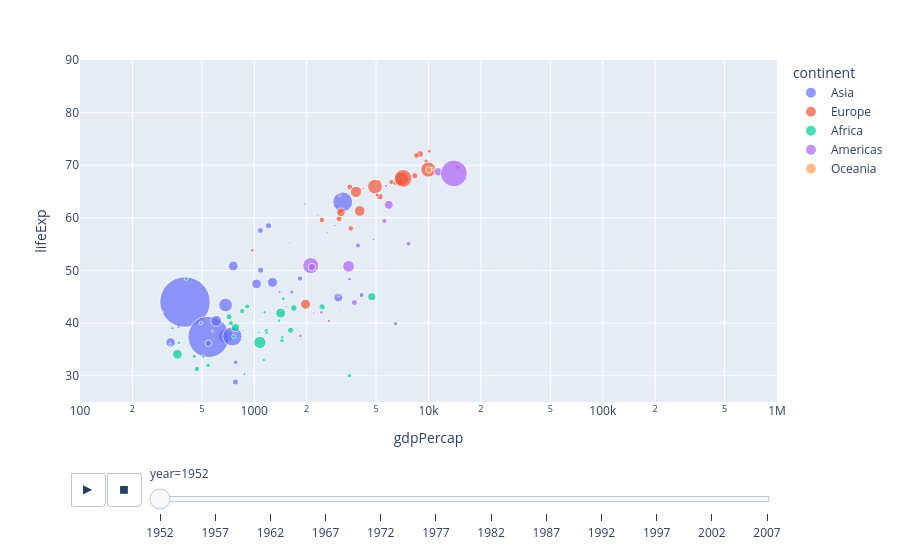

Here is the notebook cell this chart was saved with:
### Code cell
import plotly.express as px
df = px.data.gapminder()
px.scatter(df, x="gdpPercap", y="lifeExp", animation_frame="year", animation_group="country",
           size="pop", color="continent", hover_data="country",
           log_x=True, size_max=55, range_x=[100,1000000], range_y=[25,90])

### Figure 1 — Plotly figure (JSON) as saved in the notebook; plotly's stock layout.template omitted (floating-point values rounded to 4 significant figures)
{"data": [{"customdata": [["Afghanistan"], ["Bahrain"], ["Bangladesh"], ["Cambodia"], ["China"], ["Hong Kong, China"], ["India"], ["Indonesia"], ["Iran"], ["Iraq"], ["Israel"], ["Japan"], ["Jordan"], ["Korea, Dem. Rep."], ["Korea, Rep."], ["Kuwait"], ["Lebanon"], ["Malaysia"], ["Mongolia"], ["Myanmar"], ["Nepal"], ["Oman"], ["Pakistan"], ["Philippines"], ["Saudi Arabia"], ["Singapore"], ["Sri Lanka"], ["Syria"], ["Taiwan"], ["Thailand"], ["Vietnam"], ["West Bank and Gaza"], ["Yemen, Rep."]], "hovertemplate": "continent=Asia<br>year=1952<br>gdpPercap=%{x}<br>lifeExp=%{y}<br>pop=%{marker.size}<br>country=%{customdata[0]}<extra></extra>", "ids": ["Afghanistan", "Bahrain", "Bangladesh", "Cambodia", "China", "Hong Kong, China", "India", "Indonesia", "Iran", "Iraq", "Israel", "Japan", "Jordan", "Korea, Dem. Rep.", "Korea, Rep.", "Kuwait", "Lebanon", "Malaysia", "Mongolia", "Myanmar", "Nepal", "Oman", "Pakistan", "Philippines", "Saudi Arabia", "Singapore", "Sri Lanka", "Syria", "Taiwan", "Thailand", "Vietnam", "West Bank and Gaza", "Yemen, Rep."], "legendgroup": "Asia", "marker": {"color": "#636efa", "size": [8425333, 120447, 46886859, 4693836, 556263527, 2125900, 372000000, 82052000, 17272000, 5441766, 1620914, 86459025, 607914, 8865488, 20947571, 160000, 1439529, 6748378, 800663, 20092996, 9182536, 507833, 41346560, 22438691, 4005677, 1127000, 7982342, 3661549, 8550362, 21289402, 26246839, 1030585, 4963829], "sizemode": "area", "sizeref": 435900.0, "symbol": "circle"}, "mode": "markers", "name": "Asia", "orientation": "v", "showlegend": true, "type": "scatter", "x": [779.4, 9867.0, 684.2, 368.5, 400.4, 3054.0, 546.6, 749.7, 3035.0, 4130.0, 4087.0, 3217.0, 1547.0, 1088.0, 1031.0, 108400.0, 4835.0, 1831.0, 786.6, 331.0, 545.9, 1828.0, 684.6, 1273.0, 6460.0, 2315.0, 1084.0, 1643.0, 1207.0, 757.8, 605.1, 1516.0, 781.7], "xaxis": "x", "y": [28.8, 50.94, 37.48, 39.42, 44.0, 60.96, 37.37, 37.47, 44.87, 45.32, 65.39, 63.03, 43.16, 50.06, 47.45, 55.56, 55.93, 48.46, 42.24, 36.32, 36.16, 37.58, 43.44, 47.75, 39.88, 60.4, 57.59, 45.88, 58.5, 50.85, 40.41, 43.16, 32.55], "yaxis": "y"}, {"customdata": [["Albania"], ["Austria"], ["Belgium"], ["Bosnia and Herzegovina"], ["Bulgaria"], ["Croatia"], ["Czech Republic"], ["Denmark"], ["Finland"], ["France"], ["Germany"], ["Greece"], ["Hungary"], ["Iceland"], ["Ireland"], ["Italy"], ["Montenegro"], ["Netherlands"], ["Norway"], ["Poland"], ["Portugal"], ["Romania"], ["Serbia"], ["Slovak Republic"], ["Slovenia"], ["Spain"], ["Sweden"], ["Switzerland"], ["Turkey"], ["United Kingdom"]], "hovertemplate": "continent=Europe<br>year=1952<br>gdpPercap=%{x}<br>lifeExp=%{y}<br>pop=%{marker.size}<br>country=%{customdata[0]}<extra></extra>", "ids": ["Albania", "Austria", "Belgium", "Bosnia and Herzegovina", "Bulgaria", "Croatia", "Czech Republic", "Denmark", "Finland", "France", "Germany", "Greece", "Hungary", "Iceland", "Ireland", "Italy", "Montenegro", "Netherlands", "Norway", "Poland", "Portugal", "Romania", "Serbia", "Slovak Republic", "Slovenia", "Spain", "Sweden", "Switzerland", "Turkey", "United Kingdom"], "legendgroup": "Europe", "marker": {"color": "#EF553B", "size": [1282697, 6927772, 8730405, 2791000, 7274900, 3882229, 9125183, 4334000, 4090500, 42459667, 69145952, 7733250, 9504000, 147962, 2952156, 47666000, 413834, 10381988, 3327728, 25730551, 8526050, 16630000, 6860147, 3558137, 1489518, 28549870, 7124673, 4815000, 22235677, 50430000], "sizemode": "area", "sizeref": 435900.0, "symbol": "circle"}, "mode": "markers", "name": "Europe", "orientation": "v", "showlegend": true, "type": "scatter", "x": [1601.0, 6137.0, 8343.0, 973.5, 2444.0, 3119.0, 6876.0, 9692.0, 6425.0, 7030.0, 7144.0, 3531.0, 5264.0, 7268.0, 5210.0, 4931.0, 2648.0, 8942.0, 10100.0, 4029.0, 3068.0, 3145.0, 3581.0, 5075.0, 4215.0, 3834.0, 8528.0, 14730.0, 1969.0, 9980.0], "xaxis": "x", "y": [55.23, 66.8, 68.0, 53.82, 59.6, 61.21, 66.87, 70.78, 66.55, 67.41, 67.5, 65.86, 64.03, 72.49, 66.91, 65.94, 59.16, 72.13, 72.67, 61.31, 59.82, 61.05, 58.0, 64.36, 65.57, 64.94, 71.86, 69.62, 43.59, 69.18], "yaxis": "y"}, {"customdata": [["Algeria"], ["Angola"], ["Benin"], ["Botswana"], ["Burkina Faso"], ["Burundi"], ["Cameroon"], ["Central African Republic"], ["Chad"], ["Comoros"], ["Congo, Dem. Rep."], ["Congo, Rep."], ["Cote d'Ivoire"], ["Djibouti"], ["Egypt"], ["Equatorial Guinea"], ["Eritrea"], ["Ethiopia"], ["Gabon"], ["Gambia"], ["Ghana"], ["Guinea"], ["Guinea-Bissau"], ["Kenya"], ["Lesotho"], ["Liberia"], ["Libya"], ["Madagascar"], ["Malawi"], ["Mali"], ["Mauritania"], ["Mauritius"], ["Morocco"], ["Mozambique"], ["Namibia"], ["Niger"], ["Nigeria"], ["Reunion"], ["Rwanda"], ["Sao Tome and Principe"], ["Senegal"], ["Sierra Leone"], ["Somalia"], ["South Africa"], ["Sudan"], ["Swaziland"], ["Tanzania"], ["Togo"], ["Tunisia"], ["Uganda"], ["Zambia"], ["Zimbabwe"]], "hovertemplate": "continent=Africa<br>year=1952<br>gdpPercap=%{x}<br>lifeExp=%{y}<br>pop=%{marker.size}<br>country=%{customdata[0]}<extra></extra>", "ids": ["Algeria", "Angola", "Benin", "Botswana", "Burkina Faso", "Burundi", "Cameroon", "Central African Republic", "Chad", "Comoros", "Congo, Dem. Rep.", "Congo, Rep.", "Cote d'Ivoire", "Djibouti", "Egypt", "Equatorial Guinea", "Eritrea", "Ethiopia", "Gabon", "Gambia", "Ghana", "Guinea", "Guinea-Bissau", "Kenya", "Lesotho", "Liberia", "Libya", "Madagascar", "Malawi", "Mali", "Mauritania", "Mauritius", "Morocco", "Mozambique", "Namibia", "Niger", "Nigeria", "Reunion", "Rwanda", "Sao Tome and Principe", "Senegal", "Sierra Leone", "Somalia", "South Africa", "Sudan", "Swaziland", "Tanzania", "Togo", "Tunisia", "Uganda", "Zambia", "Zimbabwe"], "legendgroup": "Africa", "marker": {"color": "#00cc96", "size": [9279525, 4232095, 1738315, 442308, 4469979, 2445618, 5009067, 1291695, 2682462, 153936, 14100005, 854885, 2977019, 63149, 22223309, 216964, 1438760, 20860941, 420702, 284320, 5581001, 2664249, 580653, 6464046, 748747, 863308, 1019729, 4762912, 2917802, 3838168, 1022556, 516556, 9939217, 6446316, 485831, 3379468, 33119096, 257700, 2534927, 60011, 2755589, 2143249, 2526994, 14264935, 8504667, 290243, 8322925, 1219113, 3647735, 5824797, 2672000, 3080907], "sizemode": "area", "sizeref": 435900.0, "symbol": "circle"}, "mode": "markers", "name": "Africa", "orientation": "v", "showlegend": true, "type": "scatter", "x": [2449.0, 3521.0, 1063.0, 851.2, 543.3, 339.3, 1173.0, 1071.0, 1179.0, 1103.0, 780.5, 2126.0, 1389.0, 2670.0, 1419.0, 375.6, 328.9, 362.1, 4293.0, 485.2, 911.3, 510.2, 299.9, 853.5, 298.8, 575.6, 2388.0, 1443.0, 369.2, 452.3, 743.1, 1968.0, 1688.0, 468.5, 2424.0, 761.9, 1077.0, 2719.0, 493.3, 879.6, 1450.0, 879.8, 1136.0, 4725.0, 1616.0, 1148.0, 716.7, 859.8, 1468.0, 734.8, 1147.0, 406.9], "xaxis": "x", "y": [43.08, 30.02, 38.22, 47.62, 31.98, 39.03, 38.52, 35.46, 38.09, 40.72, 39.14, 42.11, 40.48, 34.81, 41.89, 34.48, 35.93, 34.08, 37.0, 30.0, 43.15, 33.61, 32.5, 42.27, 42.14, 38.48, 42.72, 36.68, 36.26, 33.69, 40.54, 50.99, 42.87, 31.29, 41.73, 37.44, 36.32, 52.72, 40.0, 46.47, 37.28, 30.33, 32.98, 45.01, 38.63, 41.41, 41.22, 38.6, 44.6, 39.98, 42.04, 48.45], "yaxis": "y"}, {"customdata": [["Argentina"], ["Bolivia"], ["Brazil"], ["Canada"], ["Chile"], ["Colombia"], ["Costa Rica"], ["Cuba"], ["Dominican Republic"], ["Ecuador"], ["El Salvador"], ["Guatemala"], ["Haiti"], ["Honduras"], ["Jamaica"], ["Mexico"], ["Nicaragua"], ["Panama"], ["Paraguay"], ["Peru"], ["Puerto Rico"], ["Trinidad and Tobago"], ["United States"], ["Uruguay"], ["Venezuela"]], "hovertemplate": "continent=Americas<br>year=1952<br>gdpPercap=%{x}<br>lifeExp=%{y}<br>pop=%{marker.size}<br>country=%{customdata[0]}<extra></extra>", "ids": ["Argentina", "Bolivia", "Brazil", "Canada", "Chile", "Colombia", "Costa Rica", "Cuba", "Dominican Republic", "Ecuador", "El Salvador", "Guatemala", "Haiti", "Honduras", "Jamaica", "Mexico", "Nicaragua", "Panama", "Paraguay", "Peru", "Puerto Rico", "Trinidad and Tobago", "United States", "Uruguay", "Venezuela"], "legendgroup": "Americas", "marker": {"color": "#ab63fa", "size": [17876956, 2883315, 56602560, 14785584, 6377619, 12350771, 926317, 6007797, 2491346, 3548753, 2042865, 3146381, 3201488, 1517453, 1426095, 30144317, 1165790, 940080, 1555876, 8025700, 2227000, 662850, 157553000, 2252965, 5439568], "sizemode": "area", "sizeref": 435900.0, "symbol": "circle"}, "mode": "markers", "name": "Americas", "orientation": "v", "showlegend": true, "type": "scatter", "x": [5911.0, 2677.0, 2109.0, 11370.0, 3940.0, 2144.0, 2627.0, 5587.0, 1398.0, 3522.0, 3048.0, 2428.0, 1840.0, 2195.0, 2899.0, 3478.0, 3112.0, 2480.0, 1952.0, 3759.0, 3082.0, 3023.0, 13990.0, 5717.0, 7690.0], "xaxis": "x", "y": [62.48, 40.41, 50.92, 68.75, 54.74, 50.64, 57.21, 59.42, 45.93, 48.36, 45.26, 42.02, 37.58, 41.91, 58.53, 50.79, 42.31, 55.19, 62.65, 43.9, 64.28, 59.1, 68.44, 66.07, 55.09], "yaxis": "y"}, {"customdata": [["Australia"], ["New Zealand"]], "hovertemplate": "continent=Oceania<br>year=1952<br>gdpPercap=%{x}<br>lifeExp=%{y}<br>pop=%{marker.size}<br>country=%{customdata[0]}<extra></extra>", "ids": ["Australia", "New Zealand"], "legendgroup": "Oceania", "marker": {"color": "#FFA15A", "size": [8691212, 1994794], "sizemode": "area", "sizeref": 435900.0, "symbol": "circle"}, "mode": "markers", "name": "Oceania", "orientation": "v", "showlegend": true, "type": "scatter", "x": [10040.0, 10560.0], "xaxis": "x", "y": [69.12, 69.39], "yaxis": "y"}], "layout": {"legend": {"itemsizing": "constant", "title": {"text": "continent"}, "tracegroupgap": 0}, "margin": {"t": 60}, "sliders": [{"active": 0, "currentvalue": {"prefix": "year="}, "len": 0.9, "pad": {"b": 10, "t": 60}, "steps": [{"args": [["1952"], {"frame": {"duration": 0, "redraw": false}, "fromcurrent": true, "mode": "immediate", "transition": {"duration": 0, "easing": "linear"}}], "label": "1952", "method": "animate"}, {"args": [["1957"], {"frame": {"duration": 0, "redraw": false}, "fromcurrent": true, "mode": "immediate", "transition": {"duration": 0, "easing": "linear"}}], "label": "1957", "method": "animate"}, {"args": [["1962"], {"frame": {"duration": 0, "redraw": false}, "fromcurrent": true, "mode": "immediate", "transition": {"duration": 0, "easing": "linear"}}], "label": "1962", "method": "animate"}, {"args": [["1967"], {"frame": {"duration": 0, "redraw": false}, "fromcurrent": true, "mode": "immediate", "transition": {"duration": 0, "easing": "linear"}}], "label": "1967", "method": "animate"}, {"args": [["1972"], {"frame": {"duration": 0, "redraw": false}, "fromcurrent": true, "mode": "immediate", "transition": {"duration": 0, "easing": "linear"}}], "label": "1972", "method": "animate"}, {"args": [["1977"], {"frame": {"duration": 0, "redraw": false}, "fromcurrent": true, "mode": "immediate", "transition": {"duration": 0, "easing": "linear"}}], "label": "1977", "method": "animate"}, {"args": [["1982"], {"frame": {"duration": 0, "redraw": false}, "fromcurrent": true, "mode": "immediate", "transition": {"duration": 0, "easing": "linear"}}], "label": "1982", "method": "animate"}, {"args": [["1987"], {"frame": {"duration": 0, "redraw": false}, "fromcurrent": true, "mode": "immediate", "transition": {"duration": 0, "easing": "linear"}}], "label": "1987", "method": "animate"}, {"args": [["1992"], {"frame": {"duration": 0, "redraw": false}, "fromcurrent": true, "mode": "immediate", "transition": {"duration": 0, "easing": "linear"}}], "label": "1992", "method": "animate"}, {"args": [["1997"], {"frame": {"duration": 0, "redraw": false}, "fromcurrent": true, "mode": "immediate", "transition": {"duration": 0, "easing": "linear"}}], "label": "1997", "method": "animate"}, {"args": [["2002"], {"frame": {"duration": 0, "redraw": false}, "fromcurrent": true, "mode": "immediate", "transition": {"duration": 0, "easing": "linear"}}], "label": "2002", "method": "animate"}, {"args": [["2007"], {"frame": {"duration": 0, "redraw": false}, "fromcurrent": true, "mode": "immediate", "transition": {"duration": 0, "easing": "linear"}}], "label": "2007", "method": "animate"}], "x": 0.1, "xanchor": "left", "y": 0, "yanchor": "top"}], "updatemenus": [{"buttons": [{"args": [null, {"frame": {"duration": 500, "redraw": false}, "fromcurrent": true, "mode": "immediate", "transition": {"duration": 500, "easing": "linear"}}], "label": "&#9654;", "method": "animate"}, {"args": [[null], {"frame": {"duration": 0, "redraw": false}, "fromcurrent": true, "mode": "immediate", "transition": {"duration": 0, "easing": "linear"}}], "label": "&#9724;", "method": "animate"}], "direction": "left", "pad": {"r": 10, "t": 70}, "showactive": false, "type": "buttons", "x": 0.1, "xanchor": "right", "y": 0, "yanchor": "top"}], "xaxis": {"anchor": "y", "domain": [0, 1], "range": [2, 6.0], "title": {"text": "gdpPercap"}, "type": "log"}, "yaxis": {"anchor": "x", "domain": [0, 1], "range": [25, 90], "title": {"text": "lifeExp"}}}}
